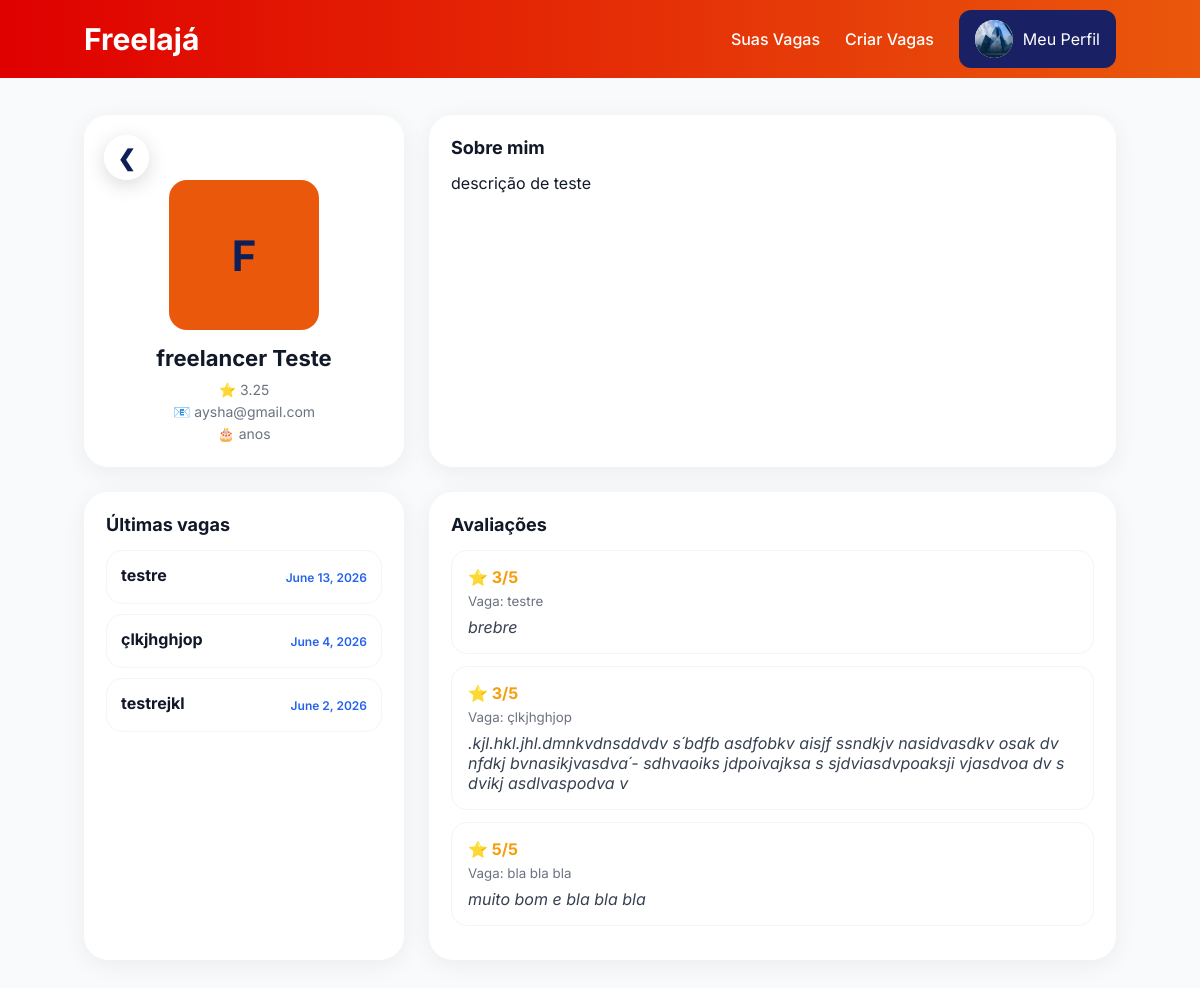
Screenshot of /perfis/freelancer/1/1/ (signed in) with the database file from the repository.
### usuario/models.py (models this page shows, shortened)
class Usuario(AbstractUser): #herda de AbstractUser para usar o sistema de autenticação do Django
    TIPOS = (
        ('empresa', 'Empresa'),
        ('freelancer', 'Freelancer'),
    )
    tipo_usuario = models.CharField(
        max_length=20,
        choices=TIPOS
    )

### perfis/models.py (models this page shows, shortened)
class Empresa(models.Model):  # modelo para representar as empresas que vão criar os eventos
    usuario = models.OneToOneField( #relacionamento um-para-um com o modelo Usuario, garantindo que cada empresa tenha um acesso associado
        Usuario,
        on_delete=models.CASCADE
    )
    foto = models.ImageField(
        upload_to='empresas/',
        blank=True,
        null=True
    )
    nomeFantasia = models.CharField(max_length=100)
    cnpj = models.CharField(max_length=18, unique=True)
    descricao = models.TextField()
    site = models.URLField(blank=True, null=True)
    avaliacao_media = models.FloatField(default=0, validators=[MinValueValidator(0), MaxValueValidator(5)])

class Freelancer(models.Model): # modelo para representar os freelancers que vão se candidatar aos eventos
    INTERESSES = [
        ("programacao", "Programação"),
        ("recepcao", "Recepção"),
        ("seguranca", "Segurança"),
        ("garcom", "Garçom"),
        ("bartender", "Bartender"),
        ("cozinha", "Cozinha / Buffet"),
        ("limpeza", "Limpeza"),
        ("som_luz", "Som e Luz"),
        ("montagem", "Montagem e Estrutura"),
        ("fotografia", "Fotografia"),
        ("filmagem", "Filmagem"),
        ("atendimento", "Atendimento"),
        ("geral", "Geral / Apoio"),
    ]
    usuario = models.OneToOneField(
        Usuario,
        on_delete=models.CASCADE
    )
    foto = models.ImageField(
        upload_to='freelancers/',
        blank=True,
        null=True
    )
    nomeCompleto = models.CharField(max_length=100)
    cpf = models.CharField(max_length=14, unique=True)
    experiencia = models.TextField() #texto livre para o freelancer descrever sua experiência na área de atuação
    avaliacao_media = models.FloatField(default=0, validators=[MinValueValidator(0), MaxValueValidator(5)])
    interesses = models.JSONField(
        default=list,
        blank=True
    )

### vagas/models.py (models this page shows, shortened)
class Candidatura(models.Model):
    STATUS = (
        ('pendente', 'Pendente'),
        ('aceito', 'Aceito'),
        ('recusado', 'Recusado'),
        ('finalizado', 'Finalizado'),
    )
    freelancer = models.ForeignKey(
        Freelancer, #relacionamento muitos-para-um, onde um freelancer pode se candidatar a vários eventos, mas cada candidatura pertence a um único freelancer
        on_delete=models.CASCADE
    )
    vaga = models.ForeignKey(
        Vaga, #relacionamento muitos-para-um, onde uma vaga pode ter várias candidaturas, mas cada candidatura pertence a uma única vaga
        on_delete=models.CASCADE
    )
    data_candidatura = models.DateTimeField(auto_now_add=True)
    mensagem_risco = models.TextField(#campo para armazenar mensagem do risco de atraso
        blank=True,             #verificar se é valido deixar
        null=True
    )
    confirmou_risco = models.BooleanField(default=False) #campo para o freelancer confirmar que leu e entendeu os riscos associados ao evento
    status = models.CharField(
        max_length=20,
        choices=STATUS,
        default='pendente'
    )
    class Meta:  #garante que um freelancer possa se candidatar uma vez para o mesmo evento
        unique_together = ('freelancer', 'vaga')

class Vaga(models.Model):
    imagem = models.ImageField(
        upload_to='vagas/static/img/', #diretório onde as imagens serão armazenadas
        blank=True,
        null=True
    )
    STATUS = (
        ('aberto', 'Aberto'),
        ('cancelado', 'Cancelado'),
        ('fechado', 'Fechado'),
    )
    empresa = models.ForeignKey( # Uma empresa pode ter vários eventos, mas um evento pertence a apenas uma empresa
        Empresa,
        on_delete=models.CASCADE,
        related_name='vagas'
    )
    titulo = models.CharField(max_length=150)
    descricao = models.TextField()
    quantidadeVagas = models.IntegerField()
    quantidadeSelecionados = models.IntegerField(default=0)
    dataEvento = models.DateField()
    horarioInicio = models.TimeField()
    horarioFim = models.TimeField()
    criadoEm = models.DateTimeField(auto_now_add=True)
    finalizadoEm = models.DateTimeField(blank=True, null=True)
    endereco = models.CharField(max_length=255)
    CATEGORIAS = [
        ("programacao", "Programação"),
        ("recepcao", "Recepção"),
        ("seguranca", "Segurança"),
        ("garcom", "Garçom"),
        ("bartender", "Bartender"),
        ("cozinha", "Cozinha / Buffet"),
        ("limpeza", "Limpeza"),
        ("som_luz", "Som e Luz"),
        ("montagem", "Montagem e Estrutura"),
        ("fotografia", "Fotografia"),
        ("filmagem", "Filmagem"),
        ("atendimento", "Atendimento"),
        ("geral", "Geral / Apoio"),
    ]
    categoria = models.CharField(
        max_length=50,
        choices=CATEGORIAS
    )
    detalhes = models.JSONField(
        default=list,
        blank=True
    )
    remuneracao = models.DecimalField(
        max_digits=8,
        decimal_places=2
    )
    status = models.CharField(
        max_length=20,
        choices=STATUS,
        default='aberto'
    )

### avaliacoes/models.py (models this page shows, shortened)
class AvaliaFreelancer(models.Model):
    empresa = models.ForeignKey( #relacionamento muitos-para-um, onde uma empresa pode avaliar vários freelancers, mas cada avaliação pertence a uma única empresa
        Empresa,
        on_delete=models.CASCADE
    )
    freelancer = models.ForeignKey( #relacionamento muitos-para-um, onde um freelancer pode ser avaliado por várias empresas, mas cada avaliação pertence a um único freelancer
        Freelancer,
        on_delete=models.CASCADE
    )
    vaga = models.ForeignKey(#
        Vaga,
        on_delete=models.CASCADE
)
    nota = models.IntegerField(
        validators=[MinValueValidator(1), MaxValueValidator(5)]
    )
    comentario = models.TextField(blank=True)
    criadoEm = models.DateTimeField(auto_now_add=True)
    class Meta:
        unique_together = ('empresa', 'freelancer', 'vaga') #garante que uma empresa possa avaliar um freelancer apenas uma vez por vaga

### perfis/views.py (the view)
# urls.py: path('freelancer/<int:freelancer_id>/<int:candidatura_id>/', views.perfilFreelancer, name='perfilFreelancer'),
def perfilFreelancer(request, freelancer_id, candidatura_id):
    freelancer = get_object_or_404(
        Freelancer,
        id=freelancer_id
    )
    ultimas_vagas = (
        Candidatura.objects
        .filter(
            freelancer=freelancer,
            status="aceito",
            vaga__status ="finalizado"
        )
        .select_related(
            "vaga",
            "vaga__empresa"
        )
        .order_by("-vaga__dataEvento")[:5]
    )
    candidatura = (
        Candidatura.objects
        .select_related("vaga", "vaga__empresa")
        .get(id=candidatura_id)
    )
    finalizado = candidatura.vaga.status == "finalizado"
    comentarios = (
        AvaliaFreelancer.objects
        .filter(
            freelancer=freelancer
        )
        .select_related(
            "vaga",
            "empresa"
        )
        .order_by("-id")
    )
    return render(
        request,
        "perfilFreelancer.html",
        {
            "freelancer": freelancer,
            "ultimas_vagas": ultimas_vagas,
            "comentarios": comentarios,
            "candidatura_id": candidatura_id,
            "finalizado":finalizado
        }
    )

### notificacoes/context_processors.py (called while the page is built)
def notificacoes_nao_lidas(request):
    if request.user.is_authenticated:
        total = Notificacao.objects.filter(
            usuario=request.user,
            lida=False
        ).count()
    else:
        total = 0
    return {
        'notificacoes_nao_lidas': total
    }

### perfis/templates/perfilFreelancer.html (shortened to what this page needs)
{% extends 'baseEmpresa.html' %}
{% load static %}
{% block css %}
<link rel="stylesheet" href="{% static 'css/perfilFreelancer.css' %}">
{% endblock %}
{% block content %}
<div class="profile-container">
    <div class="profile-header">
        <a href="javascript:history.back()" class="return-arrow"> ❮</a>
        <div class="profile-photo">
            {% if freelancer.foto %}
                <img src="{{ freelancer.foto.url }}">
            {% else %}
                <div class="avatar-placeholder">
                    {{ freelancer.nomeCompleto|first }}
                </div>
            {% endif %}
        </div>
        <div class="profile-info">
            <h1>{{ freelancer.nomeCompleto }}</h1>
            <p> ⭐ {{ freelancer.avaliacao_media|default:"0.0" }}</p>
            <p> 📧 {{ freelancer.usuario.email }} </p>
            <p> 🎂 {{ freelancer.idade }} anos</p>
        </div>
    </div>
    <div class="section-card">
        <h2>Sobre mim</h2>
        <p> {{ freelancer.experiencia|default:"Nenhuma descrição cadastrada." }} </p>
    </div>
    <div class="section-card">
        <h2>Últimas vagas</h2>
        {% for candidatura in ultimas_vagas %}
            <div class="history-item">
                <div>
                    <strong>{{ candidatura.vaga.titulo }} </strong>
                </div>
                <span> {{ candidatura.vaga.dataEvento }}</span>
            </div>
        {% empty %}
            <p>Nenhuma vaga concluída.</p>
        {% endfor %}
    </div>
    <div class="section-card">
        <h2>Avaliações</h2>
        {% for comentario in comentarios %}
            <div class="review-card">
                <div class="review-header">
                    <span>⭐ {{ comentario.nota }}/5</span>
                </div>
                <small>Vaga: {{ comentario.vaga.titulo }}</small>
                <p>{{ comentario.comentario }} </p>
            </div>
        {% empty %}
            <p>Ainda não possui avaliações.</p>
        {% endfor %}
    </div>
</div>
{% endblock %}

### core/templates/baseEmpresa.html (shortened to what this page needs)
{% load static %}
<!DOCTYPE html>
<html lang="pt-BR">
<head>
    <link rel="stylesheet" href="{% static 'css/base.css' %}">
    {%block css%}{% endblock %}
</head>
<body>
    <header>
        <div class="navbar navbar-empresa">
            <div class="logo"><a href="{% url 'homeEmpresa' %}">Freelajá</a></div>
            <div class="nav-links">
                <a href="{% url 'homeEmpresa' %}">Suas Vagas</a>
                <a href="{% url 'criarVaga' %}">Criar Vagas</a>
                <div class="profile-menu">
                    <div class="profile-btn btn-empresa">
                        {% if request.user.empresa.foto %}
                        <img src="{{ request.user.empresa.foto.url }}" class="avatar"
                            alt="{{ request.user.empresa.nomeFantasia }}">
                        {% else %}
                        <div class="avatar-placeholder">{{ request.user.empresa.nomeFantasia|first }} </div>
                        {% endif %}
                        <span>Meu Perfil</span>
                    </div>
                </div>
            </div>
        </div>
        {%block content %}
        {% endblock %}
</body>
</html>

### core/static/css/base.css (style rules this page uses)
* { margin:0; padding:0; box-sizing:border-box; font-family:'Inter', system-ui, -apple-system, "Segoe UI", sans-serif; }
body { background:#f4f7fb; color:#111827; padding-top:75px; }
.navbar { position:fixed; top:0; left:0; width:100%; z-index:1000; display:flex; justify-content:space-between; align-items:center; padding:10px 7%; background:linear-gradient(90deg,#0e1e56,#7c3aed); color:white; }
.navbar.navbar-empresa { background:linear-gradient(90deg,#df0000,#ea580c); }
.logo a { font-size:30px; font-weight:700; text-decoration:none; color :white; }
.nav-links { display:flex; align-items:center; gap:25px; }
.nav-links a { text-decoration:none; color:white; font-weight:500; }
.profile-menu { position:relative; }
.profile-btn { display:flex; align-items:center; gap:10px; padding:10px 16px; border-radius:12px; background:rgba(255,255,255,0.15); cursor:pointer; transition:0.3s; }
.profile-btn.btn-empresa { background:#192164; }
.avatar { width:38px; height:38px; border-radius:50%; background:white; }
.avatar-placeholder { width:38px; height:38px; border-radius:50%; background:#ea580c; color:#0e1e56; display:flex; align-items:center; justify-content:center; font-weight:700; font-size:16px; text-transform:uppercase; }
.return-arrow { width:45px; height:45px; border:none; border-radius:50%; background:rgba(255,255,255,.9); color:#0e1e56; font-size:22px; font-weight:bold; display:flex; align-items:center; justify-content:center; text-decoration:none; box-shadow:0 5px 20px rgba(0,0,0,.15); transition:.3s; cursor:pointer; }

### perfis/static/css/perfilFreelancer.css (style rules this page uses)
.profile-container { display:grid; grid-template-columns: 320px 1fr; gap:25px; padding:40px 7%; background:#f8fafc; }
.profile-header { background:white; border-radius:24px; padding:20px; box-shadow:0 5px 25px rgba(0,0,0,.06); text-align:center; }
.profile-photo { display:flex; justify-content:center; margin-bottom:15px; }
.avatar-placeholder { width:150px; height:150px; border-radius:18px; font-size:42px; }
.profile-info h1 { font-size:22px; margin:10px 0; color:#111827; }
.profile-info p { margin:5px 0; color:#6b7280; font-size:14px; }
.section-card { background:white; border-radius:24px; padding:22px; box-shadow:0 5px 25px rgba(0,0,0,.06); }
.section-card h2 { font-size:18px; margin-bottom:15px; color:#111827; }
.history-item { display:flex; justify-content:space-between; align-items:center; padding:14px; border:1px solid #f1f5f9; border-radius:16px; margin-bottom:10px; transition:.2s; }
.history-item strong { display:block; color:#111827; }
.history-item span { font-size:12px; color:#2563eb; font-weight:600; }
.review-card { border:1px solid #f1f5f9; border-radius:16px; padding:16px; margin-bottom:12px; transition:.2s; }
.review-header { display:flex; justify-content:space-between; margin-bottom:6px; }
.review-header span { color:#f59e0b; font-weight:700; }
.review-card small { color:#6b7280; display:block; margin-bottom:8px; }
.review-card p { color:#374151; font-style:italic; }
.return-arrow { flex-shrink:0; }

### rows the page displays
Usuario: user.empresa.foto (picture)
Freelancer: nomeCompleto|first "F", nomeCompleto "freelancer Teste", avaliacao_media "3.25", usuario.email "aysha@gmail.com", experiencia "descrição de teste"
Candidatura: vaga.titulo "testre", vaga.dataEvento "June 13, 2026"
Candidatura: vaga.titulo "çlkjhghjop", vaga.dataEvento "June 4, 2026"
Candidatura: vaga.titulo "testrejkl", vaga.dataEvento "June 2, 2026"
AvaliaFreelancer: nota "3", vaga.titulo "testre", comentario "brebre"
AvaliaFreelancer: nota "3", vaga.titulo "çlkjhghjop", comentario ".kjl.hkl.jhl.dmnkvdnsddvdv s´bdfb asdfobkv aisjf ssndkjv nasidvasdkv osak dv nfdkj bvnasikjvasdva´- sdhvaoiks jdpoivajksa s sjdviasdvpoaksji vjasdvoa dv s dvikj asdlvaspodva v"
AvaliaFreelancer: nota "5", vaga.titulo "bla bla bla", comentario "muito bom e bla bla bla"
